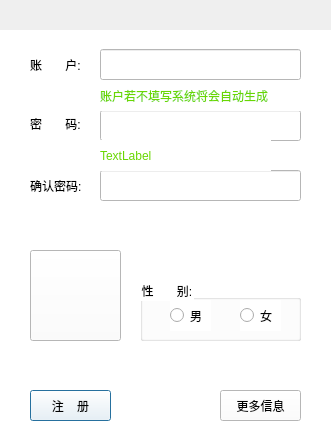
<?xml version="1.0" encoding="UTF-8"?>
<ui version="4.0">
 <class>RegisterDialog</class>
 <widget class="QDialog" name="RegisterDialog">
  <property name="geometry">
   <rect>
    <x>0</x>
    <y>0</y>
    <width>331</width>
    <height>430</height>
   </rect>
  </property>
  <property name="windowTitle">
   <string>Dialog</string>
  </property>
  <widget class="QWidget" name="widget" native="true">
   <property name="geometry">
    <rect>
     <x>0</x>
     <y>0</y>
     <width>331</width>
     <height>431</height>
    </rect>
   </property>
   <property name="styleSheet">
    <string notr="true"/>
   </property>
   <widget class="QWidget" name="widgetTop" native="true">
    <property name="geometry">
     <rect>
      <x>0</x>
      <y>0</y>
      <width>331</width>
      <height>31</height>
     </rect>
    </property>
    <property name="styleSheet">
     <string notr="true">border-image: url(:/personalInfor_titleBar.png);
border:none;
background-color:transparent;
</string>
    </property>
    <widget class="QPushButton" name="pushButtonMaxSize">
     <property name="geometry">
      <rect>
       <x>260</x>
       <y>5</y>
       <width>20</width>
       <height>20</height>
      </rect>
     </property>
     <property name="styleSheet">
      <string notr="true">QPushButton
{
	border-image: url(:/max.png);
}
QPushButton:hover
{
	border-image:url(:/maxhover.png)
}</string>
     </property>
     <property name="text">
      <string/>
     </property>
    </widget>
    <widget class="QPushButton" name="pushButtonClose">
     <property name="geometry">
      <rect>
       <x>300</x>
       <y>5</y>
       <width>20</width>
       <height>20</height>
      </rect>
     </property>
     <property name="styleSheet">
      <string notr="true">QPushButton
{
	border-image: url(:/close.png);
}
QPushButton:hover
{
	border-image: url(:/closeHover.png);
}</string>
     </property>
     <property name="text">
      <string/>
     </property>
    </widget>
    <widget class="QPushButton" name="pushButtonMinSize">
     <property name="geometry">
      <rect>
       <x>280</x>
       <y>5</y>
       <width>20</width>
       <height>20</height>
      </rect>
     </property>
     <property name="styleSheet">
      <string notr="true">QPushButton
{
	border-image: url(:/min.png);
}
QPushButton:hover
{
	border-image: url(:/minHover.png);
}</string>
     </property>
     <property name="text">
      <string/>
     </property>
    </widget>
   </widget>
   <widget class="QWidget" name="widgetMiddle" native="true">
    <property name="geometry">
     <rect>
      <x>0</x>
      <y>30</y>
      <width>331</width>
      <height>401</height>
     </rect>
    </property>
    <property name="styleSheet">
     <string notr="true">background-color: rgb(255, 255, 255);</string>
    </property>
    <widget class="QPushButton" name="pushButtonPasswdProcect">
     <property name="geometry">
      <rect>
       <x>220</x>
       <y>360</y>
       <width>81</width>
       <height>31</height>
      </rect>
     </property>
     <property name="styleSheet">
      <string notr="true">QPushButton
{
	border-image: url(:/PushButton.png);
}
QPushButton:hover
{
	border-image: url(:/PushButtonHover.png);
}
QPushButton:pressed
{
	border-image: url(:/PushButtonPressed.png);
}</string>
     </property>
     <property name="text">
      <string>更多信息</string>
     </property>
     <property name="default">
      <bool>false</bool>
     </property>
    </widget>
    <widget class="QLabel" name="labelName">
     <property name="geometry">
      <rect>
       <x>30</x>
       <y>19</y>
       <width>71</width>
       <height>31</height>
      </rect>
     </property>
     <property name="text">
      <string>账       户:</string>
     </property>
    </widget>
    <widget class="QLabel" name="labelPasswd">
     <property name="geometry">
      <rect>
       <x>30</x>
       <y>73</y>
       <width>71</width>
       <height>41</height>
      </rect>
     </property>
     <property name="text">
      <string>密       码:</string>
     </property>
    </widget>
    <widget class="QLabel" name="labelTip">
     <property name="geometry">
      <rect>
       <x>30</x>
       <y>320</y>
       <width>271</width>
       <height>31</height>
      </rect>
     </property>
     <property name="styleSheet">
      <string notr="true">color: rgb(105, 215, 2);
</string>
     </property>
     <property name="text">
      <string/>
     </property>
    </widget>
    <widget class="QLineEdit" name="lineEditPasswd">
     <property name="geometry">
      <rect>
       <x>100</x>
       <y>80</y>
       <width>201</width>
       <height>31</height>
      </rect>
     </property>
    </widget>
    <widget class="QLabel" name="labelUserRemined">
     <property name="geometry">
      <rect>
       <x>100</x>
       <y>50</y>
       <width>201</width>
       <height>31</height>
      </rect>
     </property>
     <property name="styleSheet">
      <string notr="true">color: rgb(105, 215, 2);

</string>
     </property>
     <property name="text">
      <string>账户若不填写系统将会自动生成</string>
     </property>
    </widget>
    <widget class="QGroupBox" name="groupBox">
     <property name="geometry">
      <rect>
       <x>140</x>
       <y>250</y>
       <width>161</width>
       <height>61</height>
      </rect>
     </property>
     <property name="title">
      <string>性       别:</string>
     </property>
     <widget class="QRadioButton" name="radioMan">
      <property name="geometry">
       <rect>
        <x>30</x>
        <y>20</y>
        <width>41</width>
        <height>31</height>
       </rect>
      </property>
      <property name="text">
       <string>男</string>
      </property>
     </widget>
     <widget class="QRadioButton" name="radioWomem">
      <property name="geometry">
       <rect>
        <x>100</x>
        <y>20</y>
        <width>41</width>
        <height>31</height>
       </rect>
      </property>
      <property name="text">
       <string>女</string>
      </property>
     </widget>
    </widget>
    <widget class="QLineEdit" name="lineEditPasswdConfirm">
     <property name="geometry">
      <rect>
       <x>100</x>
       <y>140</y>
       <width>201</width>
       <height>31</height>
      </rect>
     </property>
    </widget>
    <widget class="QLabel" name="labelPasswdConfirm">
     <property name="geometry">
      <rect>
       <x>30</x>
       <y>140</y>
       <width>68</width>
       <height>31</height>
      </rect>
     </property>
     <property name="text">
      <string>确认密码:</string>
     </property>
    </widget>
    <widget class="QLineEdit" name="lineEditName">
     <property name="geometry">
      <rect>
       <x>100</x>
       <y>19</y>
       <width>201</width>
       <height>31</height>
      </rect>
     </property>
    </widget>
    <widget class="QPushButton" name="pushButtonSetDate">
     <property name="geometry">
      <rect>
       <x>30</x>
       <y>220</y>
       <width>91</width>
       <height>91</height>
      </rect>
     </property>
     <property name="styleSheet">
      <string notr="true">QPushButton
{
	border-image: url(:/birthday.png);
}
QPushButton:hover
{
	border-image: url(:/birthdayHover.png);
}</string>
     </property>
     <property name="text">
      <string/>
     </property>
    </widget>
    <widget class="QLabel" name="labelPasswdComplex">
     <property name="geometry">
      <rect>
       <x>100</x>
       <y>171</y>
       <width>211</width>
       <height>41</height>
      </rect>
     </property>
     <property name="styleSheet">
      <string notr="true">color: rgb(105, 215, 2);
</string>
     </property>
     <property name="text">
      <string/>
     </property>
    </widget>
    <widget class="QLabel" name="labelPasswdError">
     <property name="geometry">
      <rect>
       <x>100</x>
       <y>110</y>
       <width>171</width>
       <height>31</height>
      </rect>
     </property>
     <property name="styleSheet">
      <string notr="true">color: rgb(105, 215, 2);
</string>
     </property>
     <property name="text">
      <string>TextLabel</string>
     </property>
    </widget>
    <widget class="QPushButton" name="pushButtonRegister">
     <property name="geometry">
      <rect>
       <x>30</x>
       <y>360</y>
       <width>81</width>
       <height>31</height>
      </rect>
     </property>
     <property name="styleSheet">
      <string notr="true">QPushButton
{
	border-image: url(:/PushButton.png);
}
QPushButton:hover
{
	border-image: url(:/PushButtonHover.png);
}
QPushButton:pressed
{
	border-image: url(:/PushButtonPressed.png);
}</string>
     </property>
     <property name="text">
      <string>注    册</string>
     </property>
     <property name="default">
      <bool>true</bool>
     </property>
    </widget>
    <widget class="QLabel" name="labelDate">
     <property name="geometry">
      <rect>
       <x>150</x>
       <y>220</y>
       <width>151</width>
       <height>21</height>
      </rect>
     </property>
     <property name="text">
      <string/>
     </property>
    </widget>
   </widget>
  </widget>
 </widget>
 <tabstops>
  <tabstop>lineEditName</tabstop>
  <tabstop>lineEditPasswd</tabstop>
  <tabstop>lineEditPasswdConfirm</tabstop>
  <tabstop>pushButtonSetDate</tabstop>
  <tabstop>radioMan</tabstop>
  <tabstop>radioWomem</tabstop>
  <tabstop>pushButtonPasswdProcect</tabstop>
  <tabstop>pushButtonRegister</tabstop>
  <tabstop>pushButtonMaxSize</tabstop>
  <tabstop>pushButtonMinSize</tabstop>
  <tabstop>pushButtonClose</tabstop>
 </tabstops>
 <resources/>
 <connections/>
</ui>
